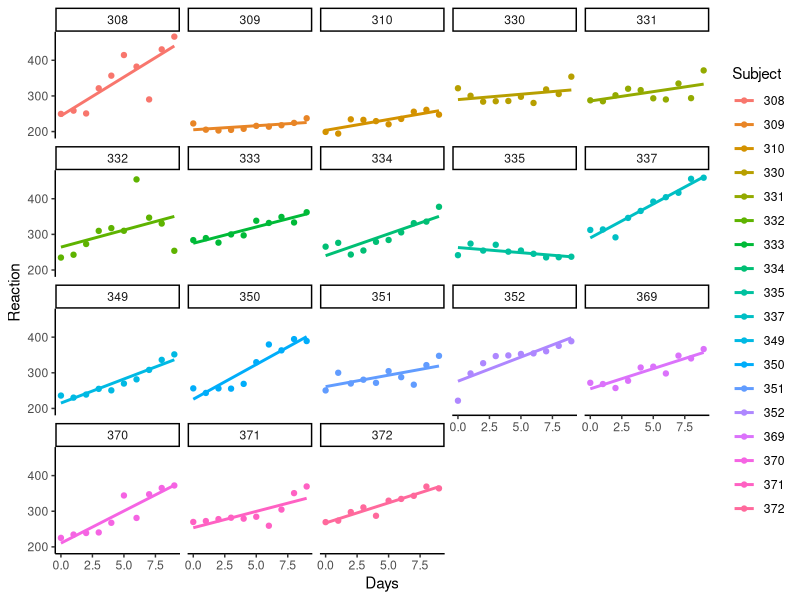
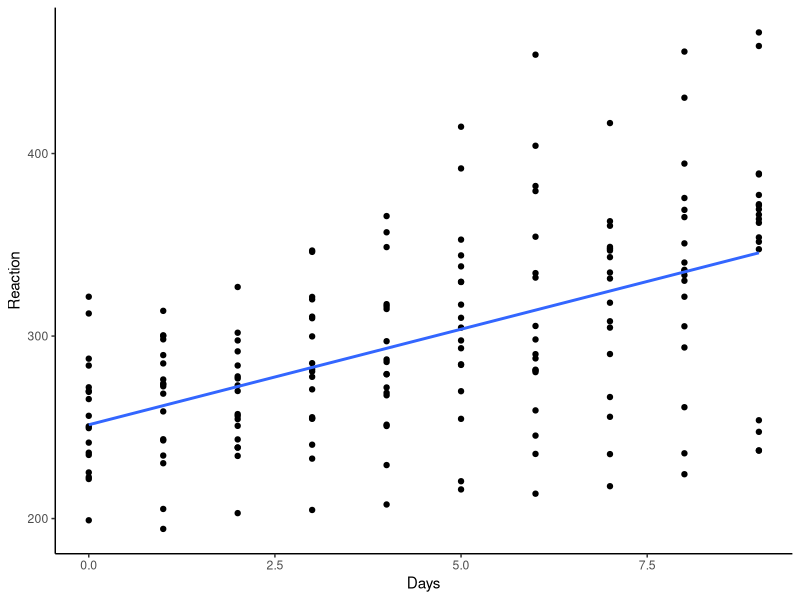
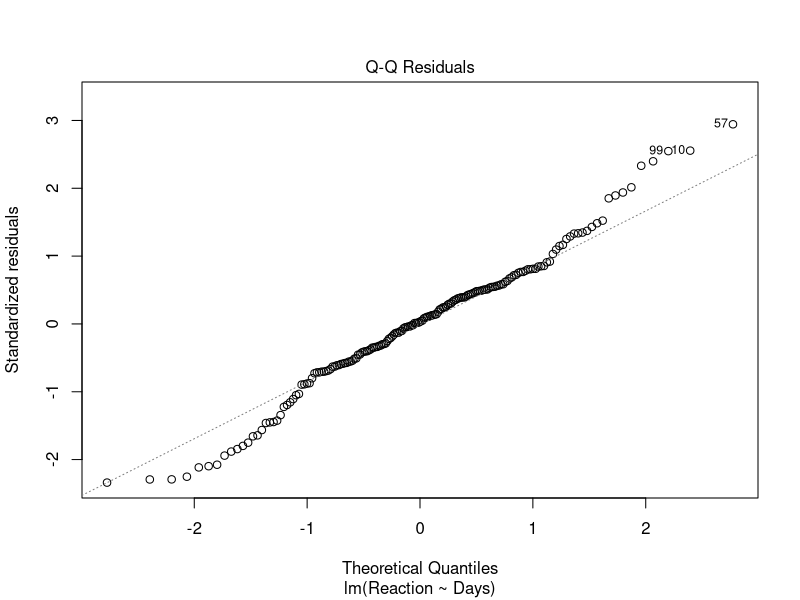
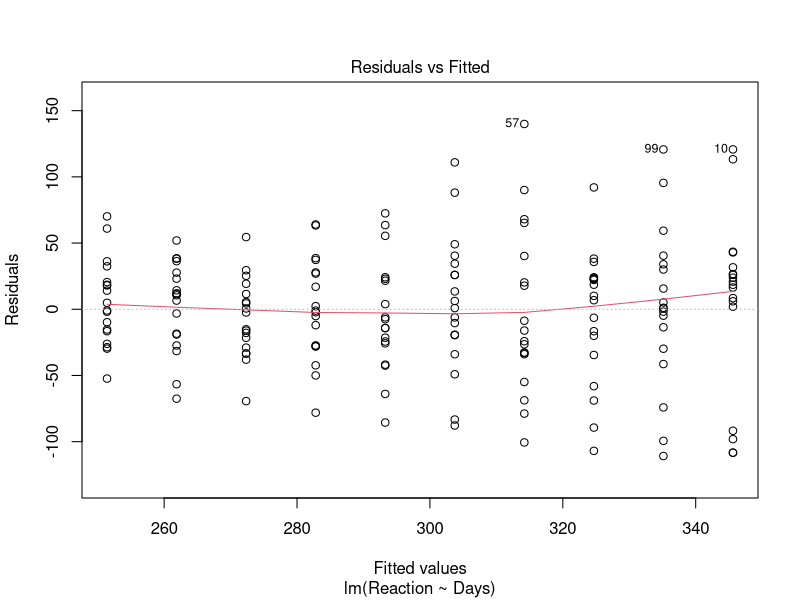
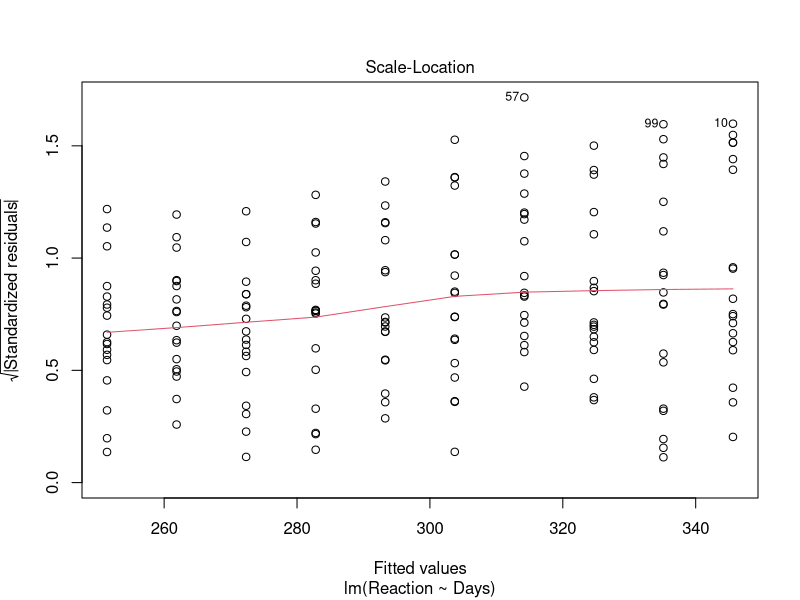
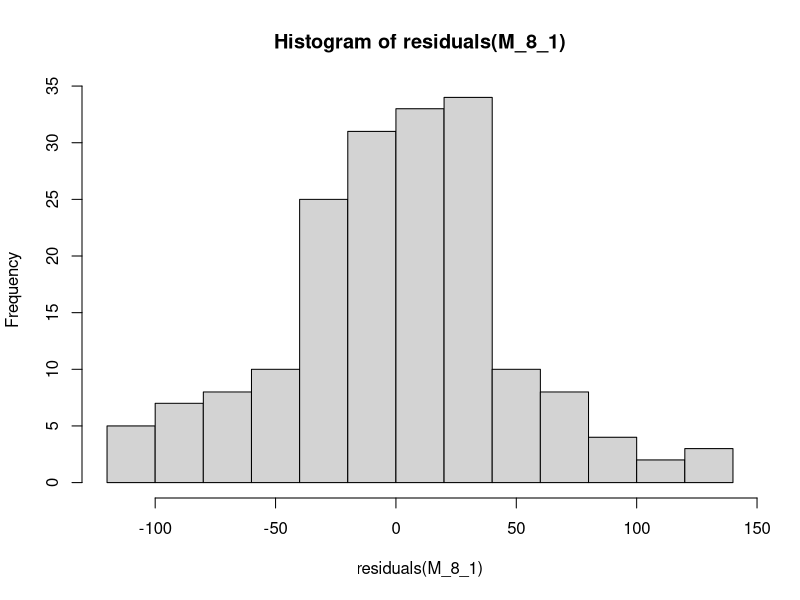
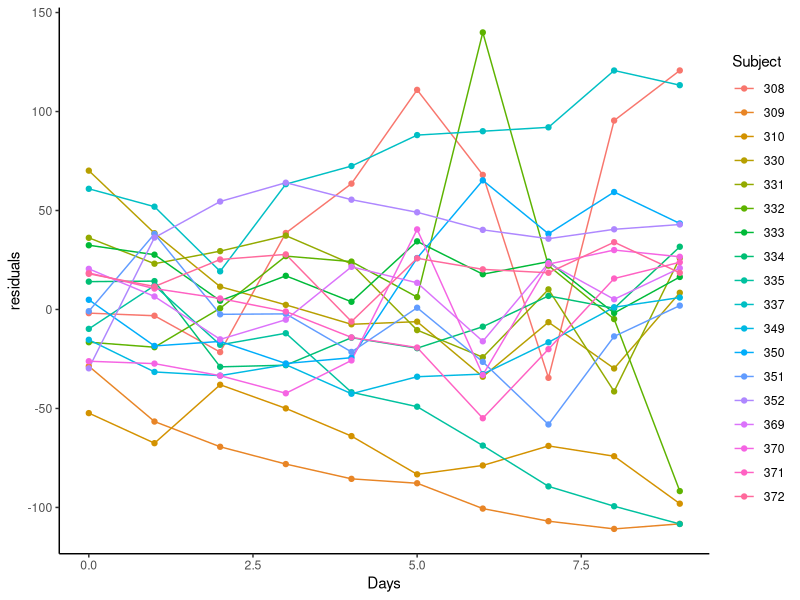
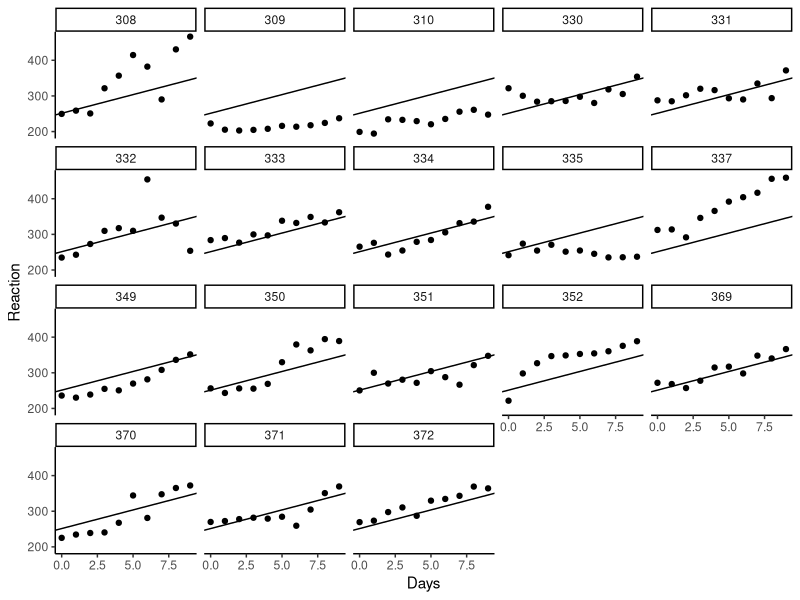

Recreate these plots in R, in order.
library(tidyverse)
library(lme4)
theme_set(theme_classic())

ggplot(sleepstudy,
       aes(x = Days, y = Reaction, colour = Subject)
) + geom_point() + 
  stat_smooth(method = 'lm', se = FALSE) +
  facet_wrap(~Subject)


# Single simple linear regression
# pooled analysis
ggplot(sleepstudy,
       aes(x = Days, y = Reaction)
) + geom_point() + 
  stat_smooth(method = 'lm', se = FALSE) 

# simple linear regression: pooled model
M_8_1 <- lm(Reaction ~ Days, data = sleepstudy)

summary(M_8_1)
confint(M_8_1)

# graphical diagnostics
plot(M_8_1, which = 2) # QQ plot
plot(M_8_1, which = 1)
plot(M_8_1, which = 3)

# histogram of residuals
hist(residuals(M_8_1))


# plot residuals by subject
sleepstudy_2 <- mutate(sleepstudy, 
                       residuals = residuals(M_8_1)
)

ggplot(sleepstudy_2,
       aes(x = Days, y = residuals, colour = Subject)
) + geom_line() + geom_point()


ggplot(sleepstudy,
       aes(x = Days, y = Reaction)
) + geom_point() + 
  geom_abline(intercept = coef(M_8_1)[1],
              slope = coef(M_8_1)[2]) +
  facet_wrap(~Subject)



# No pooling model analysis -----------------------------------------------

M_8_2 <- lm(Reaction ~ Days * Subject, data = sleepstudy)
M_8_2b <- lm(Reaction ~ Days + Subject + Days:Subject, data = sleepstudy)
M_8_2c <- lm(Reaction ~ 0 + Subject + Days:Subject, data = sleepstudy)

library(modelr)
add_predictions(sleepstudy, M_8_2c) %>% 
  ggplot(aes(x = Days, y = Reaction)) +
  geom_point() +
  geom_line(aes(y = pred)) +
  facet_wrap(~Subject)

summary(M_8_2)$r.sq # look at R^2
# compare to the pooled model
summary(M_8_1)$r.sq



# Multilevel model --------------------------------------------------------

library(lme4)
M_8_3 <- lmer(Reaction ~ Days + (Days|Subject), data = sleepstudy)
summary(M_8_3)
